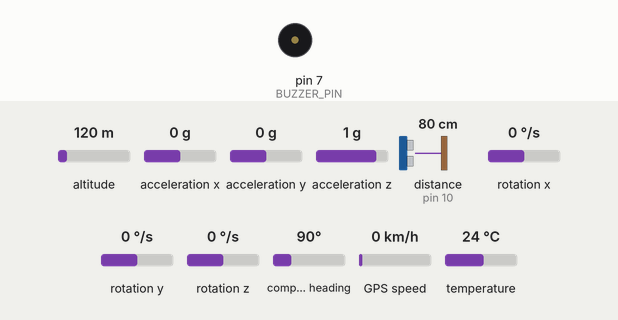
This sketch was run on a simulated Arduino Uno, built with avr-gcc and run on an emulated ATmega328P. Parts: buzzer (waves = sounding, pin HIGH). Wiring (inferred from the names in the program): ultrasonic range finder: trigger pin 9; echo pin 10. The test bench sets the inputs (shaded band); at power-on: acceleration z 1 g, acceleration x 0 g, distance to the obstacle (sensor on pin 10) 80 cm, altitude 120 m, acceleration y 0 g, rotation x 0 °/s, rotation y 0 °/s, rotation z 0 °/s, compass heading 90°, GPS speed 0 km/h, temperature 24 °C. The echo pulse lasts 58.3 µs per cm; the GPS gets a fix after 3 s at 37.7749, -122.4194 with 8 satellites; the modem accepts every AT command (registered, SIM ready, sends succeed) and sends nothing else; pins used as bus, display or sensor lines are not drawn; what the sketch prints to the serial monitor is not drawn.

Above: at 3.6 s.
3.7 s: acceleration z set to 0.8 g
11.7 s: acceleration z set to 0.5 g
At 12.4 s:
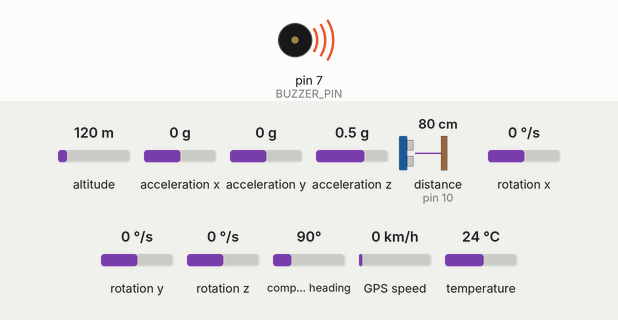
29.3 s: acceleration x set to -1.4 g
At 36.4 s:
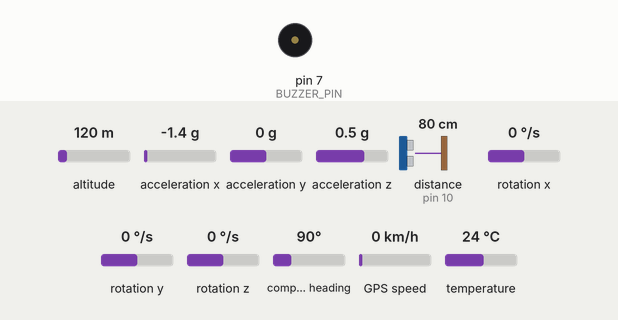
41.2 s: distance to the obstacle (sensor on pin 10) set to 63 cm
48.0 s: distance to the obstacle (sensor on pin 10) set to 55 cm
At 50.0 s:
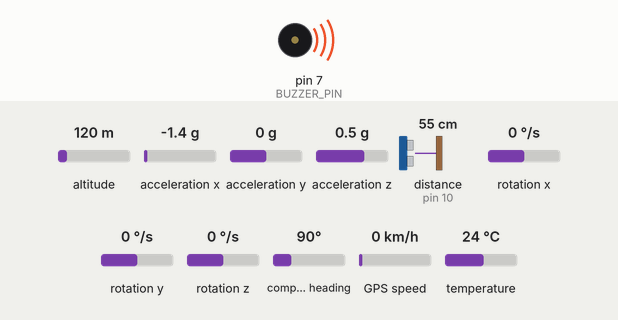
Timing chart, 0 to 51.5 s (numbered marks = the images above; inputs shaded):
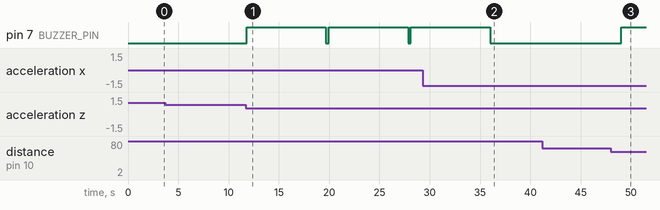

Measured:
- the behaviour switches between 0.7 and 0.6 g on acceleration z (found by bisection; images 0 and 1)
- the behaviour switches between 58 and 57 cm on distance to the obstacle (sensor on pin 10) (found by bisection; images 2 and 3)
- after the input at 3.7 s, every drawn part: stays the same
- after the input at 11.7 s, pin 7 (BUZZER_PIN): alternates HIGH for 7.9 s and LOW for 0.29 s, starting after 0.11 s
- after the input at 29.3 s, pin 7 (BUZZER_PIN): goes on until 36.0 s, then stays LOW
- after the input at 41.2 s, every drawn part: stays the same
- after the input at 48.0 s, pin 7 (BUZZER_PIN): LOW → HIGH after 1.0 s

The sketch:

nckh_nop.ino
```cpp
#include <TinyGPS++.h>
#include <Adafruit_MPU6050.h>
#include <Adafruit_Sensor.h>
#include <SoftwareSerial.h>
#include <Wire.h>
#include <String.h>

// SIM và GPS pins
#define SIM_RX 12
#define SIM_TX 13
#define SS_RX 4
#define SS_TX 3
#define TRIG_PIN 9
#define ECHO_PIN 10
#define BUZZER_PIN 7

// Khởi tạo modules
TinyGPSPlus gps;
Adafruit_MPU6050 mpu;
SoftwareSerial SoftSerial(SS_RX, SS_TX);  // GPS
SoftwareSerial SIM800A(SIM_RX, SIM_TX);   // SIM800A

// Biến chung
const char phoneNum[] = "+84862878118";  // Số điện thoại quốc tế
char message[100];  // Buffer cho tin nhắn
bool pauseMPU = false;  // Cờ tạm dừng MPU6050
unsigned long lastGPSCheck = 0;
const unsigned long gpsCheckInterval = 5000;  // Kiểm tra GPS mỗi 5 giây

// Biến MPU6050
unsigned long lastWarningTime = 0;
unsigned long fallDetectedTime = 0;
unsigned long lastCallTime = 0;
bool fallDetected = false;
bool callActive = false;
const unsigned long callDelay = 30000;  // 30 giây
const unsigned long warningInterval = 60000;  // 1 phút

void setup() {
    Serial.begin(9600);
    SoftSerial.begin(9600);
    SIM800A.begin(9600);

    // Khởi tạo MPU6050
    Serial.println(F("[SETUP] Initializing MPU6050..."));
    if (!mpu.begin()) {
        Serial.println(F("[SETUP] MPU6050 not found! Halting..."));
        while (1) delay(10);
    }
    Serial.println(F("[SETUP] MPU6050 ready!"));
    mpu.setAccelerometerRange(MPU6050_RANGE_8_G);
    mpu.setGyroRange(MPU6050_RANGE_500_DEG);
    mpu.setFilterBandwidth(MPU6050_BAND_21_HZ);
    delay(100);

    // Thiết lập chân cho cảm biến và còi
    pinMode(TRIG_PIN, OUTPUT);
    pinMode(ECHO_PIN, INPUT);
    pinMode(BUZZER_PIN, OUTPUT);

    // Cấu hình SIM800A
    Serial.println(F("[SETUP] Initializing SIM800A..."));
    sendATCommand("AT", 500);
    sendATCommand("AT+IPR=9600", 500);
    sendATCommand("AT+CMGF=1", 500);  // Chế độ văn bản SMS
    sendATCommand("AT+CNMI=2,2,0,0,0", 500);  // Hiển thị tin nhắn mới
    Serial.println(F("[SETUP] SIM800A ready!"));
}

void loop() {
    // Đọc GPS định kỳ
    readUltrasonicSensor();
    if (millis() - lastGPSCheck >= gpsCheckInterval) {
        readGPS();
        lastGPSCheck = millis();
    }

    // Đọc MPU6050 nếu không bị tạm dừng
    if (!pauseMPU) {
        readMPU6050();
    } else {
        Serial.println(F("[MPU] Paused..."));
    }

    // Kiểm tra SMS
    checkSMSRequestLocation();

    delay(100);
}

void sendATCommand(const char* command, int delayTime) {
    Serial.print(F("[AT] Sending: "));
    Serial.println(command);
    SIM800A.println(command);
    delay(delayTime);
    Serial.println(F("[AT] Response:"));
    while (SIM800A.available()) {
        Serial.write(SIM800A.read());
    }
    Serial.flush();
    delay(50);
}

void sendMessage() {
    Serial.print(F("[SMS] Preparing to send: "));
    Serial.println(message);
    sendATCommand("AT+CMGF=1", 500);
    sendATCommand("AT+CMGS=\"+84862878118\"", 500);
    SIM800A.println(message);
    delay(500);
    SIM800A.println((char)26);  // Kết thúc SMS
    delay(1000);
    Serial.println(F("[SMS] Response:"));
    while (SIM800A.available()) {
        Serial.write(SIM800A.read());
    }
    Serial.print(F("[SMS] Sent to: "));
    Serial.println(phoneNum);
    Serial.flush();
}

void readUltrasonicSensor() {
    digitalWrite(TRIG_PIN, LOW);
    delayMicroseconds(2);
    digitalWrite(TRIG_PIN, HIGH);
    delayMicroseconds(10);
    digitalWrite(TRIG_PIN, LOW);

    long duration = pulseIn(ECHO_PIN, HIGH);
    float distance = duration * 0.034 / 2;

    Serial.print("Khoảng cách: ");
    Serial.print(distance);
    Serial.println(" cm");

    if (distance < 90) {
        int buzzerIntensity = map(distance, 0, 90, 255, 50);
        analogWrite(BUZZER_PIN, buzzerIntensity);
    } else {
        digitalWrite(BUZZER_PIN, LOW);
    }
}

void readGPS() {
    while (SoftSerial.available() > 0) {
        if (gps.encode(SoftSerial.read())) {
            if (gps.location.isValid() && gps.satellites.value() >= 3) {
                Serial.print(F("[GPS] Valid - Lat: "));
                Serial.print(gps.location.lat(), 6);
                Serial.print(F(", Lon: "));
                Serial.print(gps.location.lng(), 6);
                Serial.print(F(", Satellites: "));
                Serial.println(gps.satellites.value());
            } else {
                Serial.print(F("[GPS] Invalid or satellites < 3, Satellites: "));
                Serial.println(gps.satellites.value());
            }
        }
    }
    if (millis() - gps.time.age() > 10000) {
        Serial.println(F("[GPS] No new signal!"));
    }
}

void checkSMSRequestLocation() {
    if (SIM800A.available()) {
        char smsData[100];
        int i = 0;
        while (SIM800A.available() && i < sizeof(smsData) - 1) {
            smsData[i++] = SIM800A.read();
        }
        smsData[i] = '\0';
        Serial.print(F("[SMS] Received: "));
        Serial.println(smsData);

        if (strstr(smsData, "+CMT:") != NULL) {
            char* startQuote = strchr(smsData, '"') + 1;
            char* endQuote = strchr(startQuote, '"');
            if (startQuote && endQuote) {
                *endQuote = '\0';
                Serial.print(F("[SMS] From: "));
                Serial.println(startQuote);

                if (strstr(startQuote, phoneNum) != NULL && strstr(smsData, "GET LOCATION") != NULL) {
                    Serial.println(F("[SMS] Valid GET LOCATION request!"));
                    pauseMPU = true;
                    sendLocationSMS();
                    pauseMPU = false;
                    Serial.println(F("[MPU] Resumed after SMS"));
                }
            }
        }
    }
}

void sendLocationSMS() {
    Serial.println(F("[SMS] Checking GPS for location..."));
    if (gps.location.isValid() && gps.satellites.value() >= 3 && millis() - gps.time.age() < 10000) {
        snprintf(message, sizeof(message), "Location: https://maps.google.com/?q=%.6f,%.6f", gps.location.lat(), gps.location.lng());
        Serial.print(F("[SMS] Valid GPS, sending: "));
        Serial.println(message);
    } else {
        strcpy(message, "Unable to get GPS location. Check satellite signal!");
        Serial.println(F("[SMS] Invalid GPS, sending error"));
    }
    sendMessage();
}

void readMPU6050() {
    Serial.println(F("[MPU] Reading..."));
    sensors_event_t a, g, temp;
    mpu.getEvent(&a, &g, &temp);

    float acc_total = sqrt(a.acceleration.x * a.acceleration.x +
                           a.acceleration.y * a.acceleration.y +
                           a.acceleration.z * a.acceleration.z);

    float angleX = atan2(a.acceleration.y, a.acceleration.z) * 180 / PI;
    float angleY = atan2(a.acceleration.x, a.acceleration.z) * 180 / PI;

    Serial.print(F("[MPU] Total Acc: "));
    Serial.println(acc_total);
    Serial.print(F("[MPU] Angle X: "));
    Serial.print(angleX);
    Serial.print(F(", Y: "));
    Serial.println(angleY);

    if (acc_total < 6.0) {  // hát hiện va chạm
        strcpy(message, "Collision detected!");
        analogWrite(BUZZER_PIN, 255);  // Kích hoạt còi ở mức tối đa (PWM)
        Serial.println(message);
        sendMessage();
        lastWarningTime = millis();
        delay(5000);  // Giữ còi kêu trong 5 giây
        analogWrite(BUZZER_PIN, 0);  // Tắt còi

        if (abs(angleX) > 45 || abs(angleY) > 45) {  // Phát hiện ngã
            strcpy(message, "Fall detected!");
            Serial.println(message);
            sendMessage();
            lastWarningTime = millis();

            if (!fallDetected) {
                fallDetected = true;
                fallDetectedTime = millis();
                callActive = false;
            }
        }
    } else {
        if (fallDetected && acc_total > 1.0 && abs(angleX) < 15 && abs(angleY) < 15) {
            fallDetected = false;
            callActive = false;
            Serial.println(F("[MPU] Fall condition cleared."));
        }
    }

    if (fallDetected) {
        unsigned long currentTime = millis();
        if (!callActive && currentTime - fallDetectedTime >= callDelay) {
            callAcquaintance();
            lastCallTime = currentTime;
            callActive = true;
            Serial.println(F("[CALL] Initiated after fall."));
        }
        if (callActive && currentTime - lastCallTime >= warningInterval) {
            callAcquaintance();
            lastCallTime = currentTime;
            Serial.println(F("[CALL] Repeated call."));
        }
    }
}

void callAcquaintance() {
    Serial.println(F("[CALL] Initiating..."));
    sendATCommand("AT+CLIP=1", 500);
    sendATCommand("ATD+84862878118;", 500);
    Serial.print(F("[CALL] Calling "));
    Serial.println(phoneNum);
}
```
